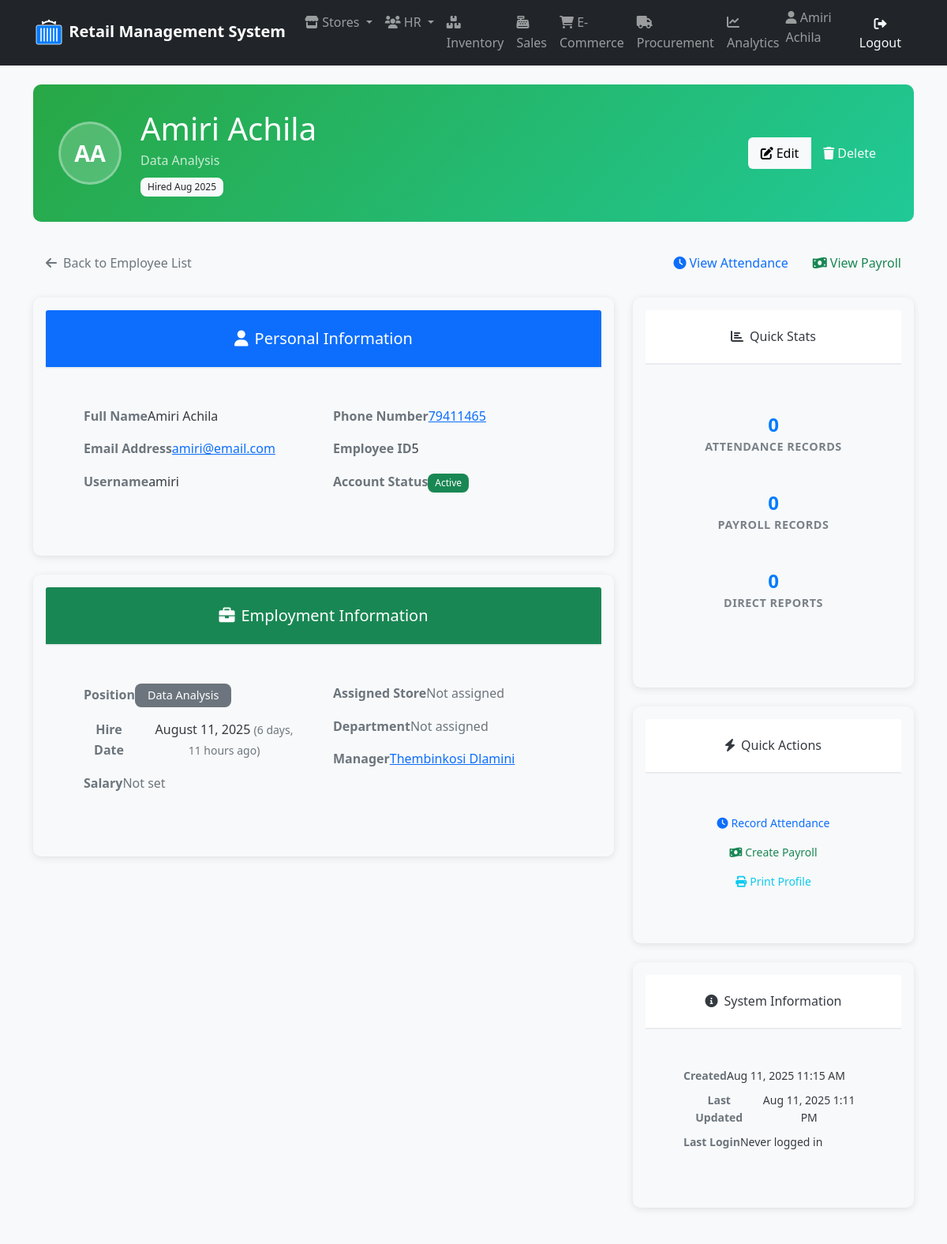
/stores/employees/5/ (signed in, upper part), run on an earlier commit of the app's database.
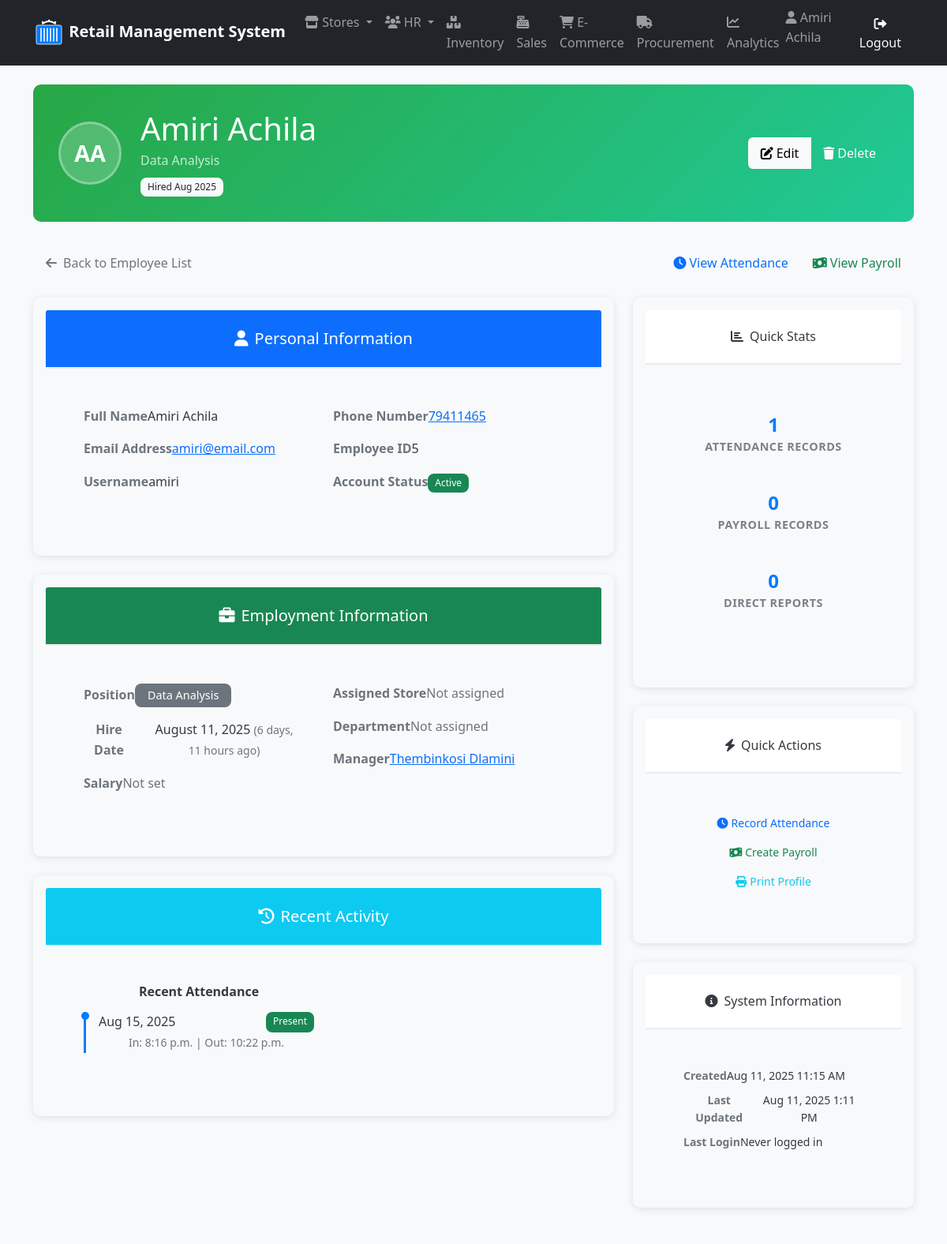
And on a later commit of the database.
### human_resources/models.py (models this page shows, shortened)
class Attendance(models.Model):
    STATUS_CHOICES = [
        ('present', 'Present'),
        ('absent', 'Absent'),
        ('late', 'Late'),
        ('on_leave', 'On Leave'),
    ]
    employee = models.ForeignKey(
        Employee,
        on_delete=models.CASCADE,
        related_name='attendances'
    )
    date = models.DateField(default=timezone.now)
    clock_in = models.TimeField(null=True, blank=True)
    clock_out = models.TimeField(null=True, blank=True)
    status = models.CharField(
        max_length=20,
        choices=STATUS_CHOICES,
        default='present'
    )
    notes = models.TextField(max_length=200, blank=True, null=True)
    created_at = models.DateTimeField(auto_now_add=True)
    updated_at = models.DateTimeField(auto_now=True)
    class Meta:
        constraints = [
            models.UniqueConstraint(
                fields=['employee', 'date'],
                name='unique_employee_date'
            )
        ]
        ordering = ['-date', 'employee']
        verbose_name_plural = 'Attendance Records'

### store_management/views.py (the view)
# urls.py: path('employees/<int:pk>/', views.EmployeeDetailView.as_view(), name='employee_detail'),
class EmployeeDetailView(DetailView):
    model = Employee
    context_object_name = 'employee'
    template_name = 'store_management/employee_detail.html'
    def get_context_data(self, **kwargs):
        context = super().get_context_data(**kwargs)
        context['recent_attendance'] = self.object.attendances.all()[:10]
        context['recent_payroll'] = self.object.payrolls.all()[:5]
        context['subordinates'] = Employee.objects.filter(manager=self.object)
        return context

### store_management/templates/store_management/employee_detail.html (shortened to what the changed rows need)
{% extends 'base.html' %}
{% load static %}
{% block extra_css %}
<link rel="stylesheet" href="{% static 'human_resources/css/hr.css' %}">
{% endblock %}
{% block content %}
<div class="container mt-4">
    <div class="employee-header">
        <div class="row align-items-center">
            <div class="col">
                <h1 class="mb-1">{{ employee.get_full_name }}</h1>
            </div>
        </div>
    </div>
    <div class="row">
        <div class="col-lg-8">
            {% if recent_attendance or recent_payroll %}
            <div class="card info-card mb-4">
                <div class="card-header bg-info text-white">
                    <h5 class="mb-0">
                        <i class="fas fa-history me-2"></i>Recent Activity
                    </h5>
                </div>
                <div class="card-body">
                    <div class="row">
                        {% if recent_attendance %}
                        <div class="col-md-6">
                            <h6 class="fw-bold mb-3">Recent Attendance</h6>
                            {% for attendance in recent_attendance|slice:":5" %}
                            <div class="timeline-item">
                                <div class="d-flex justify-content-between">
                                    <span>{{ attendance.date|date:"M d, Y" }}</span>
                                    <span class="badge bg-{{ attendance.status|yesno:'success,danger,warning' }}">
                                        {{ attendance.get_status_display }}
                                    </span>
                                </div>
                                {% if attendance.clock_in %}
                                <small class="text-muted">
                                    In: {{ attendance.clock_in }}
                                    {% if attendance.clock_out %}| Out: {{ attendance.clock_out }}{% endif %}
                                </small>
                                {% endif %}
                            </div>
                            {% endfor %}
                        </div>
                        {% endif %}
                    </div>
                </div>
            </div>
            {% endif %}
        </div>
        <div class="col-lg-4">
            <div class="card info-card mb-4">
                <div class="card-body">
                    <div class="stat-item">
                        <div class="stat-number">{{ recent_attendance.count }}</div>
                        <div class="stat-label">Attendance Records</div>
                    </div>
                </div>
            </div>
        </div>
    </div>
</div>
{% endblock %}

What changed in the data, as far as the page shows it:
added Attendance: date "Aug 15, 2025", status "Present", clock_in "8:16 p.m.", clock_out "10:22 p.m."
Also different on the page:
{{ recent_attendance.count }}: "0" → "1"
text now shown: "Recent Activity Recent Attendance"
